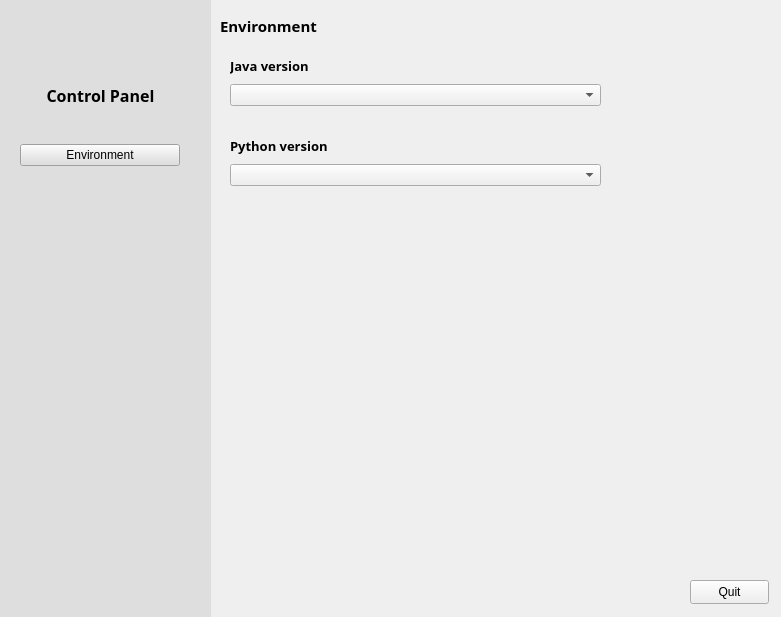
<?xml version="1.0" encoding="UTF-8"?>
<ui version="4.0">
 <class>MainWindow</class>
 <widget class="QMainWindow" name="MainWindow">
  <property name="geometry">
   <rect>
    <x>0</x>
    <y>0</y>
    <width>781</width>
    <height>617</height>
   </rect>
  </property>
  <property name="windowTitle">
   <string>MainWindow</string>
  </property>
  <widget class="QWidget" name="centralwidget">
   <widget class="QWidget" name="horizontalLayoutWidget">
    <property name="geometry">
     <rect>
      <x>-10</x>
      <y>0</y>
      <width>221</width>
      <height>621</height>
     </rect>
    </property>
    <layout class="QHBoxLayout" name="horizontalLayout">
     <item>
      <widget class="QWidget" name="widget" native="true">
       <property name="styleSheet">
        <string notr="true">background-color: rgb(222, 222, 222);
</string>
       </property>
       <widget class="QWidget" name="verticalLayoutWidget">
        <property name="geometry">
         <rect>
          <x>30</x>
          <y>140</y>
          <width>160</width>
          <height>31</height>
         </rect>
        </property>
        <layout class="QVBoxLayout" name="verticalLayout">
         <item>
          <widget class="QPushButton" name="pushButton_pageSelector_environment">
           <property name="text">
            <string>Environment</string>
           </property>
          </widget>
         </item>
        </layout>
       </widget>
       <widget class="QWidget" name="verticalLayoutWidget_2">
        <property name="geometry">
         <rect>
          <x>30</x>
          <y>170</y>
          <width>160</width>
          <height>31</height>
         </rect>
        </property>
        <layout class="QVBoxLayout" name="verticalLayout_2"/>
       </widget>
       <widget class="QWidget" name="verticalLayoutWidget_3">
        <property name="geometry">
         <rect>
          <x>30</x>
          <y>200</y>
          <width>160</width>
          <height>31</height>
         </rect>
        </property>
        <layout class="QVBoxLayout" name="verticalLayout_3"/>
       </widget>
       <widget class="QWidget" name="verticalLayoutWidget_4">
        <property name="geometry">
         <rect>
          <x>30</x>
          <y>230</y>
          <width>160</width>
          <height>31</height>
         </rect>
        </property>
        <layout class="QVBoxLayout" name="verticalLayout_4"/>
       </widget>
       <widget class="QWidget" name="verticalLayoutWidget_5">
        <property name="geometry">
         <rect>
          <x>30</x>
          <y>110</y>
          <width>160</width>
          <height>31</height>
         </rect>
        </property>
        <layout class="QVBoxLayout" name="verticalLayout_5"/>
       </widget>
       <widget class="QWidget" name="verticalLayoutWidget_6">
        <property name="geometry">
         <rect>
          <x>80</x>
          <y>10</y>
          <width>66</width>
          <height>66</height>
         </rect>
        </property>
        <layout class="QVBoxLayout" name="verticalLayout_6">
         <item>
          <widget class="QLabel" name="bbqlinux_logo">
           <property name="text">
            <string/>
           </property>
           <property name="pixmap">
            <pixmap resource="qt_resources.qrc">:/icons/bbqlinux_icon_blue_64x64.png</pixmap>
           </property>
          </widget>
         </item>
        </layout>
       </widget>
       <widget class="QWidget" name="verticalLayoutWidget_13">
        <property name="geometry">
         <rect>
          <x>20</x>
          <y>80</y>
          <width>181</width>
          <height>31</height>
         </rect>
        </property>
        <layout class="QVBoxLayout" name="verticalLayout_13">
         <item>
          <widget class="QLabel" name="label">
           <property name="font">
            <font>
             <family>Sans</family>
             <pointsize>12</pointsize>
             <weight>75</weight>
             <bold>true</bold>
            </font>
           </property>
           <property name="layoutDirection">
            <enum>Qt::LeftToRight</enum>
           </property>
           <property name="frameShadow">
            <enum>QFrame::Sunken</enum>
           </property>
           <property name="text">
            <string>Control Panel</string>
           </property>
           <property name="alignment">
            <set>Qt::AlignCenter</set>
           </property>
          </widget>
         </item>
        </layout>
       </widget>
      </widget>
     </item>
    </layout>
   </widget>
   <widget class="QWidget" name="horizontalLayoutWidget_2">
    <property name="geometry">
     <rect>
      <x>210</x>
      <y>0</y>
      <width>571</width>
      <height>571</height>
     </rect>
    </property>
    <layout class="QHBoxLayout" name="horizontalLayout_2">
     <item>
      <widget class="QStackedWidget" name="pageStack">
       <property name="currentIndex">
        <number>1</number>
       </property>
       <widget class="QWidget" name="page_welcome"/>
       <widget class="QWidget" name="page_java">
        <widget class="QWidget" name="verticalLayoutWidget_7">
         <property name="geometry">
          <rect>
           <x>10</x>
           <y>10</y>
           <width>551</width>
           <height>31</height>
          </rect>
         </property>
         <layout class="QVBoxLayout" name="verticalLayout_7">
          <item>
           <widget class="QLabel" name="label_java_4">
            <property name="font">
             <font>
              <family>Droid Sans</family>
              <pointsize>11</pointsize>
              <weight>75</weight>
              <bold>true</bold>
             </font>
            </property>
            <property name="text">
             <string>Environment</string>
            </property>
           </widget>
          </item>
         </layout>
        </widget>
        <widget class="QWidget" name="verticalLayoutWidget_8">
         <property name="geometry">
          <rect>
           <x>20</x>
           <y>50</y>
           <width>371</width>
           <height>31</height>
          </rect>
         </property>
         <layout class="QVBoxLayout" name="verticalLayout_8">
          <item>
           <widget class="QLabel" name="label_java">
            <property name="font">
             <font>
              <family>Droid Sans</family>
              <pointsize>10</pointsize>
              <weight>75</weight>
              <bold>true</bold>
             </font>
            </property>
            <property name="text">
             <string>Java version</string>
            </property>
           </widget>
          </item>
         </layout>
        </widget>
        <widget class="QWidget" name="verticalLayoutWidget_9">
         <property name="geometry">
          <rect>
           <x>20</x>
           <y>80</y>
           <width>371</width>
           <height>31</height>
          </rect>
         </property>
         <layout class="QVBoxLayout" name="verticalLayout_9">
          <item>
           <widget class="QComboBox" name="comboBox_java">
            <property name="editable">
             <bool>false</bool>
            </property>
           </widget>
          </item>
         </layout>
        </widget>
        <widget class="QWidget" name="verticalLayoutWidget_10">
         <property name="geometry">
          <rect>
           <x>20</x>
           <y>130</y>
           <width>371</width>
           <height>31</height>
          </rect>
         </property>
         <layout class="QVBoxLayout" name="verticalLayout_10">
          <item>
           <widget class="QLabel" name="label_python">
            <property name="font">
             <font>
              <family>Droid Sans</family>
              <pointsize>10</pointsize>
              <weight>75</weight>
              <bold>true</bold>
             </font>
            </property>
            <property name="text">
             <string>Python version</string>
            </property>
           </widget>
          </item>
         </layout>
        </widget>
        <widget class="QWidget" name="verticalLayoutWidget_11">
         <property name="geometry">
          <rect>
           <x>20</x>
           <y>110</y>
           <width>371</width>
           <height>21</height>
          </rect>
         </property>
         <layout class="QVBoxLayout" name="verticalLayout_11"/>
        </widget>
        <widget class="QWidget" name="verticalLayoutWidget_12">
         <property name="geometry">
          <rect>
           <x>20</x>
           <y>160</y>
           <width>371</width>
           <height>31</height>
          </rect>
         </property>
         <layout class="QVBoxLayout" name="verticalLayout_12">
          <item>
           <widget class="QComboBox" name="comboBox_python"/>
          </item>
         </layout>
        </widget>
       </widget>
       <widget class="QWidget" name="page_python">
        <widget class="QPushButton" name="button_python3">
         <property name="geometry">
          <rect>
           <x>350</x>
           <y>190</y>
           <width>91</width>
           <height>24</height>
          </rect>
         </property>
         <property name="text">
          <string>Active</string>
         </property>
        </widget>
        <widget class="QLabel" name="label_python2">
         <property name="geometry">
          <rect>
           <x>204</x>
           <y>160</y>
           <width>91</width>
           <height>21</height>
          </rect>
         </property>
         <property name="font">
          <font>
           <pointsize>14</pointsize>
          </font>
         </property>
         <property name="text">
          <string>Python 2</string>
         </property>
        </widget>
        <widget class="QPushButton" name="button_python2">
         <property name="geometry">
          <rect>
           <x>200</x>
           <y>190</y>
           <width>91</width>
           <height>24</height>
          </rect>
         </property>
         <property name="text">
          <string>Active</string>
         </property>
        </widget>
        <widget class="QLabel" name="label_python3">
         <property name="geometry">
          <rect>
           <x>354</x>
           <y>160</y>
           <width>91</width>
           <height>21</height>
          </rect>
         </property>
         <property name="font">
          <font>
           <pointsize>14</pointsize>
          </font>
         </property>
         <property name="text">
          <string>Python 3</string>
         </property>
        </widget>
       </widget>
      </widget>
     </item>
    </layout>
   </widget>
   <widget class="QPushButton" name="pushButton_quit">
    <property name="geometry">
     <rect>
      <x>690</x>
      <y>580</y>
      <width>79</width>
      <height>24</height>
     </rect>
    </property>
    <property name="text">
     <string>Quit</string>
    </property>
   </widget>
  </widget>
 </widget>
 <resources>
  <include location="qt_resources.qrc"/>
 </resources>
 <connections/>
</ui>
